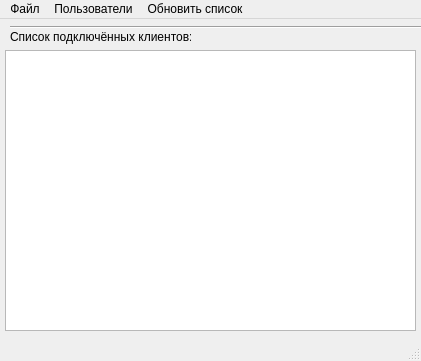
<?xml version="1.0" encoding="UTF-8"?>
<ui version="4.0">
 <class>MainWindow</class>
 <widget class="QMainWindow" name="MainWindow">
  <property name="geometry">
   <rect>
    <x>0</x>
    <y>0</y>
    <width>421</width>
    <height>361</height>
   </rect>
  </property>
  <property name="minimumSize">
   <size>
    <width>421</width>
    <height>361</height>
   </size>
  </property>
  <property name="maximumSize">
   <size>
    <width>421</width>
    <height>361</height>
   </size>
  </property>
  <property name="windowTitle">
   <string>Чатик недоделка - сервер</string>
  </property>
  <widget class="QWidget" name="centralwidget">
   <widget class="QTableView" name="active_clients_table">
    <property name="geometry">
     <rect>
      <x>5</x>
      <y>31</y>
      <width>411</width>
      <height>281</height>
     </rect>
    </property>
   </widget>
   <widget class="QLabel" name="label">
    <property name="geometry">
     <rect>
      <x>10</x>
      <y>10</y>
      <width>181</width>
      <height>16</height>
     </rect>
    </property>
    <property name="text">
     <string>Список подключённых клиентов:</string>
    </property>
   </widget>
   <widget class="Line" name="line">
    <property name="geometry">
     <rect>
      <x>10</x>
      <y>0</y>
      <width>781</width>
      <height>16</height>
     </rect>
    </property>
    <property name="orientation">
     <enum>Qt::Horizontal</enum>
    </property>
   </widget>
  </widget>
  <widget class="QMenuBar" name="menu">
   <property name="geometry">
    <rect>
     <x>0</x>
     <y>0</y>
     <width>421</width>
     <height>21</height>
    </rect>
   </property>
   <widget class="QMenu" name="file_menu">
    <property name="title">
     <string>Файл</string>
    </property>
    <addaction name="config_btn"/>
    <addaction name="separator"/>
    <addaction name="exitAction"/>
   </widget>
   <widget class="QMenu" name="refresh_menu">
    <property name="title">
     <string>Обновить список</string>
    </property>
    <addaction name="refresh_button"/>
   </widget>
   <widget class="QMenu" name="users_menu">
    <property name="title">
     <string>Пользователи</string>
    </property>
    <addaction name="show_history_button"/>
    <addaction name="show_login_history_button"/>
    <addaction name="separator"/>
    <addaction name="register_btn"/>
    <addaction name="remove_btn"/>
   </widget>
   <addaction name="file_menu"/>
   <addaction name="users_menu"/>
   <addaction name="refresh_menu"/>
  </widget>
  <widget class="QStatusBar" name="statusbar">
   <property name="font">
    <font>
     <weight>75</weight>
     <bold>true</bold>
    </font>
   </property>
  </widget>
  <action name="exitAction">
   <property name="text">
    <string>Выход</string>
   </property>
  </action>
  <action name="register_btn">
   <property name="text">
    <string>Регистрация пользователя</string>
   </property>
  </action>
  <action name="remove_btn">
   <property name="text">
    <string>Удаление пользователя</string>
   </property>
  </action>
  <action name="show_history_button">
   <property name="text">
    <string>История клиентов</string>
   </property>
  </action>
  <action name="show_login_history_button">
   <property name="text">
    <string>История входов</string>
   </property>
  </action>
  <action name="config_btn">
   <property name="text">
    <string>Настройки сервера</string>
   </property>
  </action>
  <action name="refresh_button">
   <property name="text">
    <string>Обновить список OnLine</string>
   </property>
  </action>
 </widget>
 <resources/>
 <connections/>
 <designerdata>
  <property name="gridDeltaX">
   <number>10</number>
  </property>
  <property name="gridDeltaY">
   <number>10</number>
  </property>
  <property name="gridSnapX">
   <bool>true</bool>
  </property>
  <property name="gridSnapY">
   <bool>true</bool>
  </property>
  <property name="gridVisible">
   <bool>true</bool>
  </property>
 </designerdata>
</ui>
